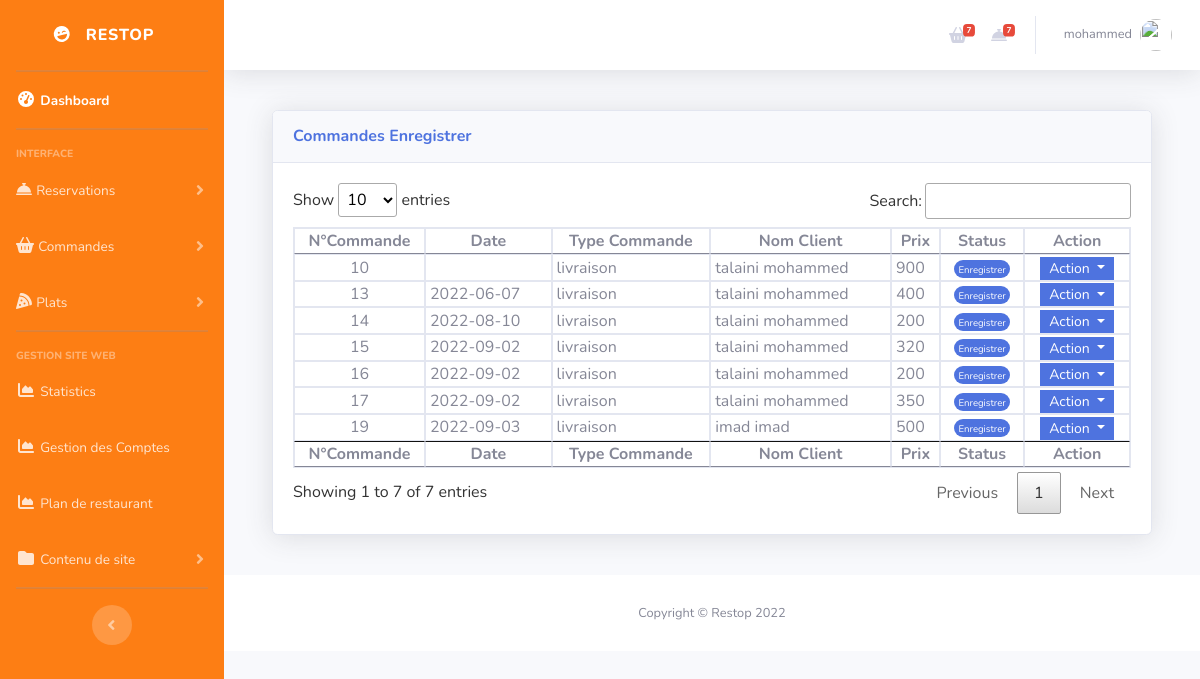
Screenshot of /Restop/admin/?page=Commandes&E=Enregistrer (signed in) with the database file from the repository.
### tables this page shows
CREATE TABLE `client` (
  `Id_client` int(11) NOT NULL,
  `Nom_client` varchar(20) NOT NULL,
  `Prenom_client` varchar(20) NOT NULL,
  `Email` text NOT NULL,
  `Tel` int(11) NOT NULL,
  `Password` text NOT NULL
);

### Restop/admin/inc/Commandes.php (the view, shortened to what this page needs)
<div class="card shadow mb-4">
    <div class="card-header py-3">
        <h6 class="m-0 font-weight-bold text-primary">Commandes <?php echo $_GET['E']; ?></h6>
    </div>
    <div class="card-body">
        <div class="table-responsive">
            <table class="table table-bordered" id="dataTable" width="100%" cellspacing="0">
                <thead>
                    <tr>
                      <th class="text-center p-0">N°Commande</th>
                      <th class="text-center p-0">Date</th>
                      <th class="text-center p-0">Type Commande</th>
                      <th class="text-center p-0">Nom Client</th>
                      <th class="text-center p-0">Prix</th>
                      <th class="text-center p-0">Status</th>
                      <th class="text-center p-0">Action</th>
                    </tr>
                </thead>
                <tfoot>
                    <tr>
                      <th class="text-center p-0">N°Commande</th>
                      <th class="text-center p-0">Date</th>
                      <th class="text-center p-0">Type Commande</th>
                      <th class="text-center p-0">Nom Client</th>
                      <th class="text-center p-0">Prix</th>
                      <th class="text-center p-0">Status</th>
                      <th class="text-center p-0">Action</th>
                    </tr>
                </tfoot>
                <tbody>
                  <?php
                  if (isset($_GET['E'])) {
                  $sql = "SELECT r.*,SUM(r.prix) as prixt,t.* FROM commande r inner join client t on r.id_client = t.Id_client WHERE r.Etat='".$_GET['E']."' GROUP BY r.id_commande DESC";
                  $qry = $conn->query($sql);
                      foreach ($qry as $row) {
                  ?>
                  <tr>
                      <td class="text-center p-0"><?php echo $row['id_commande']; ?></td>
                      <td class="py-0 px-1"><?php echo $row['Date_commande']; ?></td>
                      <td class="py-0 px-1 "><?php echo $row['type_cmd'];?></td>
                      <td class="py-0 px-1"><?php echo $row['Nom_client'].' '. $row['Prenom_client'] ?></td>
                      <td class="py-0 px-1"><?php echo $row['prixt']; ?></td>
                      <td class="py-0 px-1 text-center">
                          <span class="badge bg-primary rounded-pill"><small><?php echo $row['Etat']; ?></small></span>
                      </td>
                      <th class="text-center py-0 px-1">
                          <div class="btn-group" role="group">
                              <button id="btnGroupDrop1" type="button" class="btn btn-primary dropdown-toggle btn-sm rounded-0 py-0" data-bs-toggle="dropdown" aria-expanded="false">
                              Action
                              </button>
                          </div>
                      </th>
                  </tr>
                <?php }
              } ?>
                </tbody>
            </table>
        </div>
    </div>
</div>

### rows the page displays
client: id_commande "19", Date_commande "2022-09-03", type_cmd "livraison", Nom_client "imad", Prenom_client "imad", prixt "500", Etat "Enregistrer"
client: id_commande "17", Date_commande "2022-09-02", type_cmd "livraison", Nom_client "talaini", Prenom_client "mohammed", prixt "350", Etat "Enregistrer", id_commande "16", prixt "200", id_commande "15", prixt "320", id_commande "14", Date_commande "2022-08-10", id_commande "13", Date_commande "2022-06-07", prixt "400", id_commande "10", prixt "900"

### other values shown
$check "7"
$_SESSION['fullname'] "mohammed"
$_GET['E'] "Enregistrer"
